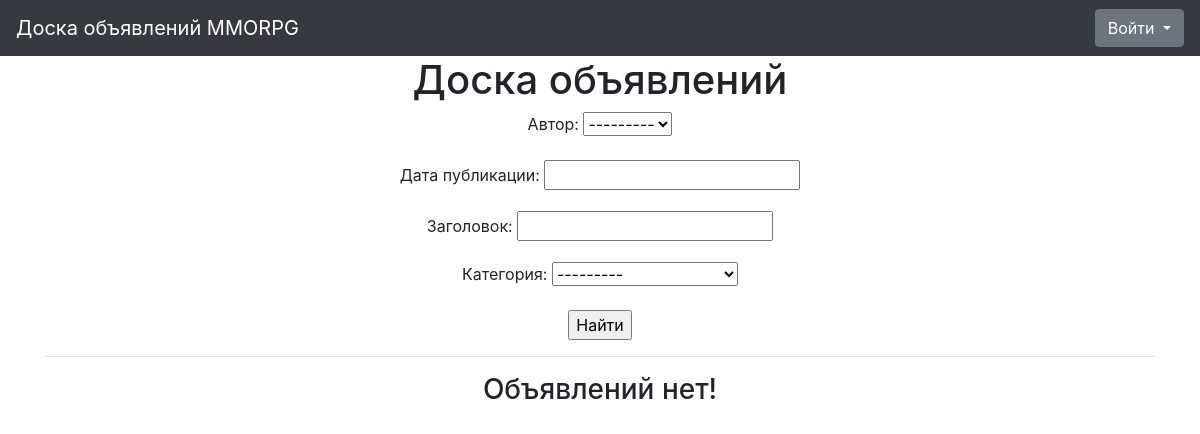
The page /ads/ on the database as committed earlier.
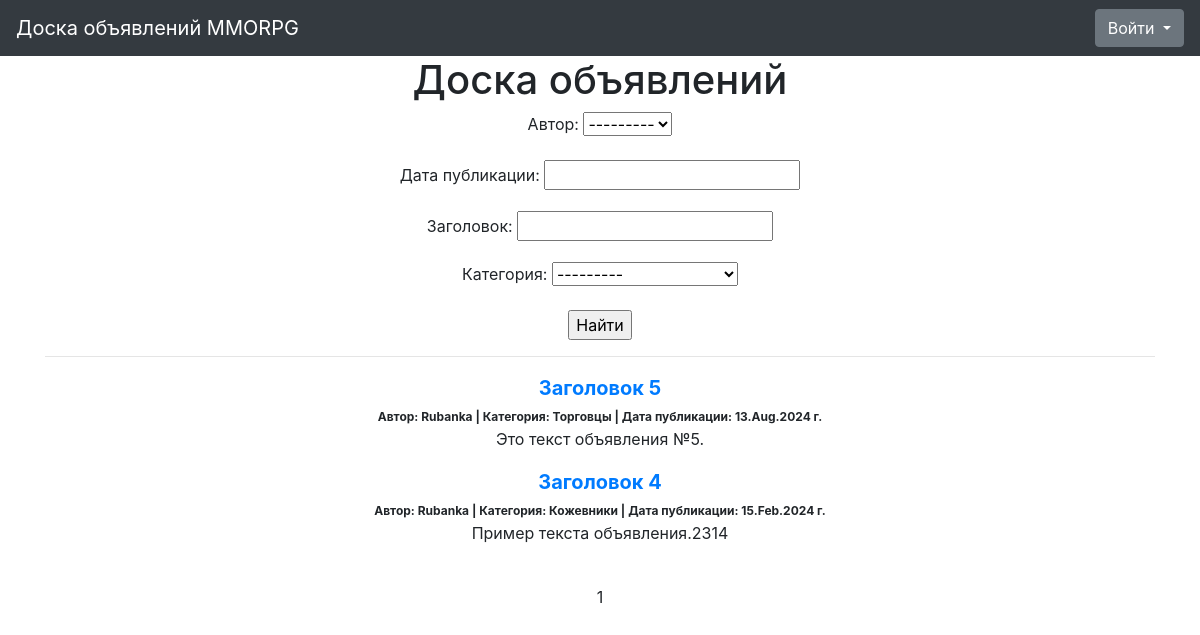
The same page on the database as committed later.
### billboard/models.py (models this page shows, shortened)
class Ad(models.Model):
    CATEGORY_CHOICES = (
        ('TA', 'Танки'),
        ('HI', 'Хилы'),
        ('DD', 'ДД'),
        ('DE', 'Торговцы'),
        ('GM', 'Гилдмастеры'),
        ('QG', 'Квестгиверы'),
        ('BS', 'Кузнецы'),
        ('TA', 'Кожевники'),
        ('PM', 'Зельевары'),
        ('SM', 'Мастера заклинаний'))
    author = models.ForeignKey(User, on_delete=models.CASCADE, verbose_name='Автор')
    category = models.CharField(max_length=2, choices=CATEGORY_CHOICES, default='TA', verbose_name='Категория')
    dateCreation = models.DateTimeField(auto_now_add=True, verbose_name='Дата публикации')
    title = models.CharField(max_length=256, verbose_name='Заголовок')
    text = CKEditor5Field(verbose_name='Текст', config_name='extends')
    def __str__(self):
        return f'{self.title}: {self.text[:20]}'
    class Meta:
        verbose_name = 'Объявление'
        verbose_name_plural = 'Объявления'

### billboard/views.py (the view)
# urls.py: path('', AdsList.as_view(), name='ad_list'),
class AdsList(ListView):
    model = Ad
    ordering = '-dateCreation'
    template_name = 'ads.html'
    context_object_name = 'ads'
    paginate_by = 10
    def get_queryset(self):
        queryset = super().get_queryset()
        self.filterset = AdFilter(self.request.GET, queryset)
        return self.filterset.qs
    def get_context_data(self, **kwargs):
        context = super().get_context_data(**kwargs)
        context['time_now'] = datetime.utcnow()
        context['filterset'] = self.filterset
        pprint(context)
        return context

### templates/ads.html (shortened to what this page needs)
{% extends 'base.html' %}
{% load custom_filters %}
{% load custom_tags %}
{% load crispy_forms_filters %}
{% load crispy_forms_tags %}
{% block content %}
    {% if is_url_myads %}
        <h3>Мои объявления</h3>
    {% else %}
        <h1>Доска объявлений</h1>
    {% endif %}
   <form action="" method="get">
       {{ filterset.form.as_p }}
       <input type="submit" value="Найти" />
   </form>
   <hr>
    {% if ads %}
        {% if is_url_myads %}
            <h3>Мои объявления</h3>
        {% else %}
            <table>
                {% for ad in ads %}
                    <a href="/ads/{{ ad.id }}" style="font-size: 20px;"><b>{{ ad.title }}</b></a><br>
                    <span style="font-size: 12px;"><b>Автор:  {{ ad.author }} | Категория: {{ ad.get_category_display }} |
                    Дата публикации: {{ ad.dateCreation|date:'d.M.Y' }} г.</b></span><br>
                    {{ ad.text|safe }}
                {% endfor %}
            </table>
            <br>
            {{ page_obj.number }}
        {% endif %}
    {% else %}
        <h3>Объявлений нет!</h3>
    {% endif %}
{% endblock content %}

### templates/base.html (shortened to what this page needs)
<!doctype  html>
<html  lang="en">
<head>
        {% load static %}
        <link  rel="stylesheet"  href="https://maxcdn.bootstrapcdn.com/bootstrap/4.0.0/css/bootstrap.min.css">
</head>
<body>
<nav class="navbar navbar-expand-lg navbar-dark bg-dark">
  <a class="navbar-brand" href="/ads/">Доска объявлений MMORPG</a>
<div class="collapse navbar-collapse" id="navbarSupportedContent">
        <div class="btn-group">
        <button type="button" class="btn btn-secondary dropdown-toggle" data-toggle="dropdown" aria-haspopup="true" aria-expanded="false">
        {% if user.is_authenticated %}
            {{ user }}
        {% else %}
            Войти
        {% endif %}
        </button>
    </div>
</div>
</nav>
<div class="container">
    <div class="row">
        <div class="col-lg-12 text-center">
            {% block content %}{% endblock content %}
        </div>
    </div>
</div>
</body>
</html>

Rows that differ between the two databases and show on the page:
added Ad: title "Заголовок 5", author "Rubanka", category "Торговцы", dateCreation "13.Aug.2024", text "Это текст объявления №5."
added Ad: title "Заголовок 4", author "Rubanka", category "Кожевники", dateCreation "15.Feb.2024", text "Пример текста объявления.2314"
Other text that changed with them:
{{ page_obj.number }}: (not shown) → "1"
text no longer shown: "Объявлений нет!"
